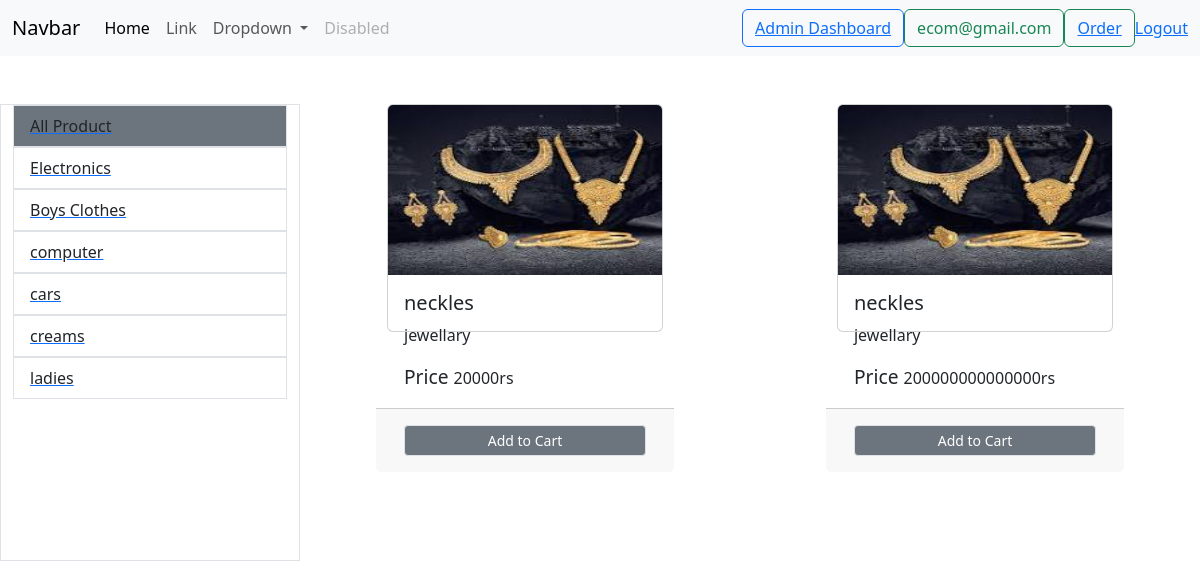
Page /?categorys=13 (signed in) on the committed database.
### store/models/category.py (models this page shows)
class category(models.Model):
    CATEGORY=models.CharField(max_length=30)
    def __str__(self):
        return self.CATEGORY

### store/models/product.py (models this page shows, shortened)
class product(models.Model):
    PRODUCT=models.CharField(max_length=50)
    CATEGORY=models.ForeignKey(category,on_delete=models.CASCADE,default=1)
    DESCRIPTION=models.TextField()
    PRICE=models.IntegerField(default=0)
    IMAGE=models.ImageField(upload_to="files/")
    @staticmethod
    def get_all_products():
        return product.objects.all()
    @staticmethod
    def get_product_by_category_id(category_id):
        if category_id:
            return product.objects.filter(CATEGORY=category_id)
        else:
            product.objects.all()

### store/views/index.py (the view, shortened to what this page needs)
# urls.py: path('',index.as_view()),
class index(View):
    def get(self,request):
        Products = product.get_all_products()
        categories = category.objects.all()
        cart= request.session.get('cart')
        if request.session.get('cart'):
            pass
        else:
            request.session['cart']={}
        categorys_id = request.GET.get("categorys")
        if categorys_id:
            Products = product.get_product_by_category_id(categorys_id)
        else:
            Products = product.get_all_products()
        data = {
            'categories': categories,
            'Products': Products
        }
        return render(request, 'index.html', data)

### store/templatetags/cart.py (called while the page is built)
@register.filter (name='is_in_cart')
def is_in_cart(product,cart):
    keys = cart.keys()
    for id in keys:
        if int(id) == product.id:
            return True
    return False

### store/templates/index.html (shortened to what this page needs)
{% extends 'base.html' %}
{% block content %}
{% load cart %}
<div class="row mx-auto">
    <div class="col-lg-3 border mx-auto">
        <ul class="list-group">
            <a href="/">
                <li class="list-group-item bg-secondary">All Product</li>
            </a>
            {% for category in categories %}
            <a href="/?categorys={{category.id}}">
                <li class="list-group-item">{{category}}</li>
            </a>
            {% endfor %}
        </ul>
    </div>
    <div class="col">
        <div class="row">
            {% for i in Products %}
            <div class="col-lg-4 border-dark mx-auto" style="height:300px%;" href="">
                <div class="card mx-0 h-50" style="height:70%;" id="{{i.id}}" style="width: 18rem;">
                    <img src="{{i.IMAGE.url}}" class="card-img-top h-75" alt="...">
                    <div class="card-body">
                        <h5 class="card-title">{{i.PRODUCT}}</h5>
                        <p class="card-text">{{i.DESCRIPTION}}</p>
                        <big class="text-bold">Price </big>{{ i.PRICE }}rs
                    </div>
                    <div class="card-footer row p-3 no-gutters">
                        {%if i|is_in_cart:request.session.cart%}
                        <div class="row">
                            <form action="/#{{i.id}}" method="post" class="col-2">
                                {% csrf_token %}
                                <input hidden="" type="text" name="product" value="{{i.id}}">
                                <input hidden="" type="text" name="remove" value="True">
                                <input type="submit" class="col-2 btn btn-block btn-secondary" value="-">
                            </form>
                            <div class="col text-center">
                                {{i|cart_quantity:request.session.cart}}in cart
                            </div>
                            <form action="/#{{i.id}}" method="post" class="col-2">
                                {% csrf_token %}
                                <input hidden="" type="text" name="product" value="{{i.id}}">
                                <input type="submit" class="col-2 btn btn-block btn-secondary" value="+">
                            </form>
                        </div>
                        {% else %}
                        <form action="/#{{i.id}}" method="post">
                            <input type="submit"
                                   class="float-right btn-block w-100 h-100 btn btn-secondary border btn-sm"
                                   value="Add to Cart">
                        </form>
                        {% endif %}
                    </div>
                </div>
            </div>
            {% endfor %}
        </div>
    </div>
</div>
{% endblock %}

### rows in the picture
category: CATEGORY "Electronics"
category: CATEGORY "Boys Clothes"
category: CATEGORY "computer"
category: CATEGORY "cars"
category: CATEGORY "creams"
category: CATEGORY "ladies"
product: IMAGE (picture), PRODUCT "neckles", DESCRIPTION "jewellary", PRICE "20000"
product: IMAGE (picture), PRODUCT "neckles", DESCRIPTION "jewellary", PRICE "200000000000000"

### other values in the picture
{{ request.session.user }} "ecom@gmail.com"
